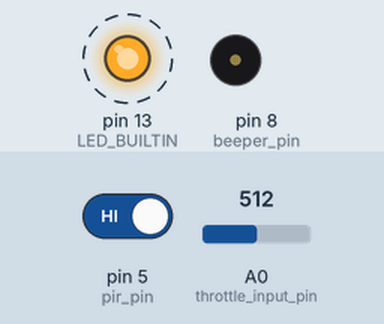
This sketch was run on a simulated Arduino Uno, built with avr-gcc and run on an emulated ATmega328P. Parts: output pins drawn as LEDs (lit = HIGH), buzzer (waves = sounding, pin HIGH). Dashed ring = blinking. The inputs (shaded band) are chosen by the test bench; at power-on: pin 5 (pir_pin) HIGH, A0 (throttle_input_pin) = 512.

Above: at 0.5 s.
1.3 s: pin 5 (pir_pin) driven LOW
At 2.25 s:
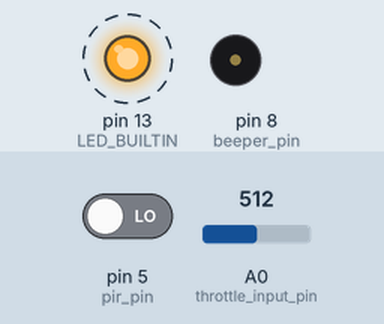
4.3 s: pin 5 (pir_pin) driven HIGH
At 4.5 s:
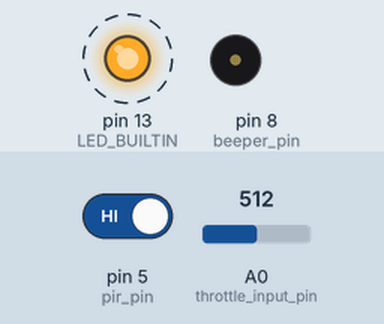
Timing chart, 0 to 13.3 s (numbered marks = the images above; inputs shaded):
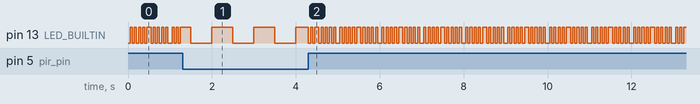

The sketch:

Software.ino
```cpp
// Segway Ninebot Zing C20 Legalizer Software for the Netherlands.
// It uses a PIR detector to detect the kick movement of the legs.


//constexpr bool debug {true};
constexpr bool debug {false};

// The timer library.
#include <millisDelay.h>
// The library for I2C
#include <Wire.h>
// The MCP 4725 DAC library.
#include <Adafruit_MCP4725.h>

millisDelay flash_led_delay {};

millisDelay sensor_timer {};

constexpr int throttle_input_pin {A0};
int throttle_input_value {0};

// The digital to analog converter.
Adafruit_MCP4725 digital_analog_converter;

// The value where the throttle is fully closed. This was measured in a real configuration.
constexpr int throttle_idle_input {183};
constexpr int throttle_idle_output {727};

// The actual throttle output voltage.
int throttle_output_value {throttle_idle_output};

constexpr int beeper_pin {8};
millisDelay beeper_timer {};

millisDelay motor_timer {};

// The motor will remain on for n seconds after the last leg movement detection or other trigger.
constexpr int motor_remain_on_seconds {8};

// The number of seconds that the motor-on is now timing out.
int motor_timeout_seconds_counter {0};

// PIR sensor.
constexpr int pir_pin {5};


// The setup function runs once when you press reset or power the board.
void setup ()
{
  // Initialize the serial port for monitoring in debugging mode.
  if (debug) {
    Serial.begin (115200);
    Serial.println ();
    Serial.println ("Segway Ninebot Zing C20 Legalizing Software for the Netherlands");
  }

  // Initialize digital pin LED_BUILTIN as an output.
  // Most Arduinos have an on-board LED you can control.
  // On the UNO, MEGA and ZERO it is attached to digital pin 13, on MKR1000 on pin 6.
  // LED_BUILTIN is set to the correct LED pin independent of which board is used.
  // If you want to know what pin the on-board LED is connected to on your Arduino model,
  // check the Technical Specs of your board at:
  // https://www.arduino.cc/en/Main/Products
  pinMode (LED_BUILTIN, OUTPUT);

  // Initialize the throttle input pin.
  pinMode (throttle_input_pin, INPUT);

  // The beeper pin.
  pinMode (beeper_pin, OUTPUT);

  // Begin the I2C communication at these pins:
  // Arduino A4 = SDA (serial data).
  // Arduino A5 = SCL (serial clock).
  Wire.begin();

  // For Adafruit MCP4725A1 the I2C address is 0x62 (default) or 0x63 (ADDR pin tied to VCC).
  digital_analog_converter.begin (0x62);

  // Start the LED flash timer with nnn milliseconds.
  // This is the period between toggling the LED on or off.
  flash_led_delay.start(500);

  // Start the timer for reading the PIR motion sensor every nn milliseconds.
  // Note: Another method is to count the pulses and so attach an interrupt to the PIR sensor input pin.
  sensor_timer.start (50);

  // The motor timer will do a cycle every second for doing the housekeeping.
  motor_timer.start (1000);

  // Initialize the PIR pin.
  pinMode (pir_pin, INPUT);
}


// The loop function runs over and over again forever.
void loop ()
{

  // Handle LED flash timeout.
  if (flash_led_delay.justFinished()) {
    // Repeat the timer.
    flash_led_delay.repeat();
    // Toggle the LED.
    toggle_built_in_led ();

    // Optionally read the analog input from the photodiode and write it to the serial terminal.
    if (debug) {
      Serial.print (" throttle input ");
      Serial.print (throttle_input_value);
      Serial.print (" output ");
      Serial.print (throttle_output_value);
      Serial.print (" timer ");
      Serial.print (motor_timeout_seconds_counter);
      Serial.println ("");
    }
  }

  // Handle the timer to read the sensors.
  if (sensor_timer.justFinished()) {
    sensor_timer.repeat();

    bool pir_state = digitalRead (pir_pin);
    if (pir_state) {
      toggle_built_in_led ();
      beep (1);
      kick_motor_timer (motor_remain_on_seconds);
    }

    // The analogRead() value is 10 bits wide so goes from 0 to 1023.
    throttle_input_value = analogRead (throttle_input_pin);

    // The DAC is 12 bits, to its input value can vary between 0 and 4095.
    // So multiply the input value by 4 then.
    int throttle_value_12_bits = 4 * throttle_input_value;

    // Check if the motor should be switched off.
    if (motor_timeout_seconds_counter >= motor_remain_on_seconds) {
      throttle_value_12_bits = throttle_idle_output;
    }

    if (throttle_value_12_bits != throttle_output_value) {
      // Normally the value to change the throttle output with is 10% of the absolute difference.
      // But if the difference is larger, then the throttle output immediately jumps to the final value.
      int difference = abs (throttle_value_12_bits - throttle_output_value);
      int change = difference / 10;
      if (difference > 1000) change = difference;
      // Change the throttle output up or down.
      if (throttle_value_12_bits < throttle_output_value) throttle_output_value -= change;
      if (throttle_value_12_bits > throttle_output_value) throttle_output_value += change;
      digital_analog_converter.setVoltage (throttle_output_value, false);
    }

    // If the throttle is released, the motor time-out restarts.
    if (throttle_input_value < (throttle_idle_input * 1.1)) {
      kick_motor_timer ((motor_remain_on_seconds / 3) + 1);
    }
  }

  if (beeper_timer.justFinished()) {
    digitalWrite (beeper_pin, LOW);
  }

  if (motor_timer.justFinished ()) {
    // Repeat the timer.
    motor_timer.repeat();
    // Increase the timeout counter.
    motor_timeout_seconds_counter++;
  }

}

void beep (const int milliseconds)
{
  beeper_timer.start (milliseconds);
  digitalWrite (beeper_pin, HIGH);
}


void kick_motor_timer (int value)
{
  motor_timeout_seconds_counter -= value;
  if (motor_timeout_seconds_counter < 0) motor_timeout_seconds_counter = 0;
}


void toggle_built_in_led ()
{
  static bool led_on {false};
  led_on = !led_on;
  digitalWrite (LED_BUILTIN, led_on ? HIGH : LOW);
}
```

Measured:
- after the input at 1.3 s, pin 13 (LED_BUILTIN): alternates HIGH for 0.50 s and LOW for 0.50 s, starting after 0.20 s
- after the input at 4.3 s, pin 13 (LED_BUILTIN): alternates HIGH for 0.05 s and LOW for 0.05 s, starting at once
- by itself, pin 13 (LED_BUILTIN): alternates HIGH for 0.05 s and LOW for 0.05 s
